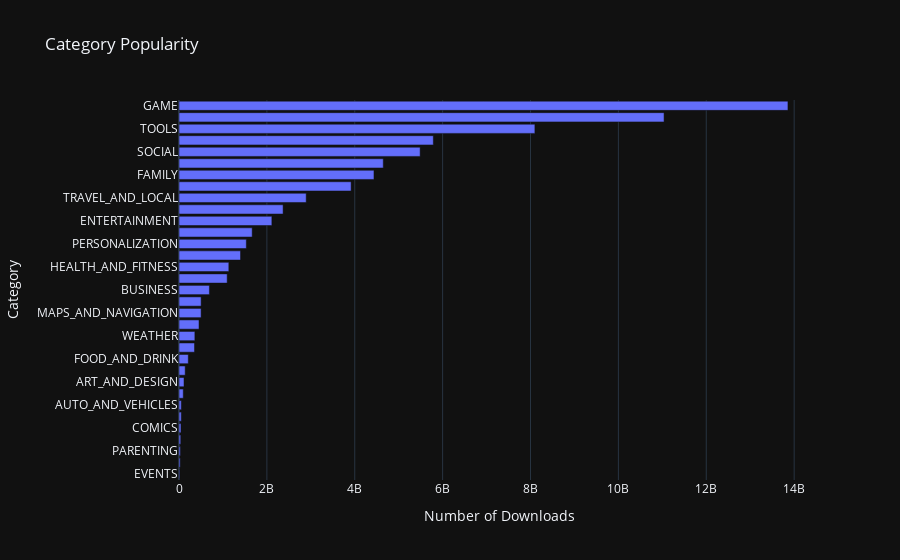

Notebook cell for this chart:
### Code cell
h_bar = px.bar(x = category_installs.Installs,
               y = category_installs.index,
               orientation='h',
               title='Category Popularity')

h_bar.update_layout(xaxis_title='Number of Downloads', yaxis_title='Category')

h_bar.show()

### Figure 1 — Plotly figure (JSON) as saved in the notebook; plotly's stock layout.template omitted (floating-point values rounded to 4 significant figures)
{"data": [{"alignmentgroup": "True", "hovertemplate": "x=%{x}<br>y=%{y}<extra></extra>", "legendgroup": "", "marker": {"color": "#636efa", "pattern": {"shape": ""}}, "name": "", "offsetgroup": "", "orientation": "h", "showlegend": false, "textposition": "auto", "x": [15949410, 26916200, 31116110, 39162676, 44931100, 52083000, 53129800, 97082000, 114233100, 140912410, 211677750, 352852000, 361096500, 455249400, 503267560, 503611120, 692018120, 1096431465, 1134006220, 1400331540, 1532352930, 1665791655, 2113660000, 2369110650, 2894859300, 3916897200, 4437554490, 4649143130, 5487841475, 5788070180, 8099724500, 11039241530, 13858762717], "xaxis": "x", "y": ["EVENTS", "BEAUTY", "PARENTING", "MEDICAL", "COMICS", "LIBRARIES_AND_DEMO", "AUTO_AND_VEHICLES", "HOUSE_AND_HOME", "ART_AND_DESIGN", "DATING", "FOOD_AND_DRINK", "EDUCATION", "WEATHER", "FINANCE", "MAPS_AND_NAVIGATION", "LIFESTYLE", "BUSINESS", "SPORTS", "HEALTH_AND_FITNESS", "SHOPPING", "PERSONALIZATION", "BOOKS_AND_REFERENCE", "ENTERTAINMENT", "NEWS_AND_MAGAZINES", "TRAVEL_AND_LOCAL", "VIDEO_PLAYERS", "FAMILY", "PHOTOGRAPHY", "SOCIAL", "PRODUCTIVITY", "TOOLS", "COMMUNICATION", "GAME"], "yaxis": "y", "type": "bar"}], "layout": {"xaxis": {"anchor": "y", "domain": [0.0, 1.0], "title": {"text": "Number of Downloads"}}, "yaxis": {"anchor": "x", "domain": [0.0, 1.0], "title": {"text": "Category"}}, "legend": {"tracegroupgap": 0}, "title": {"text": "Category Popularity"}, "barmode": "relative"}}
